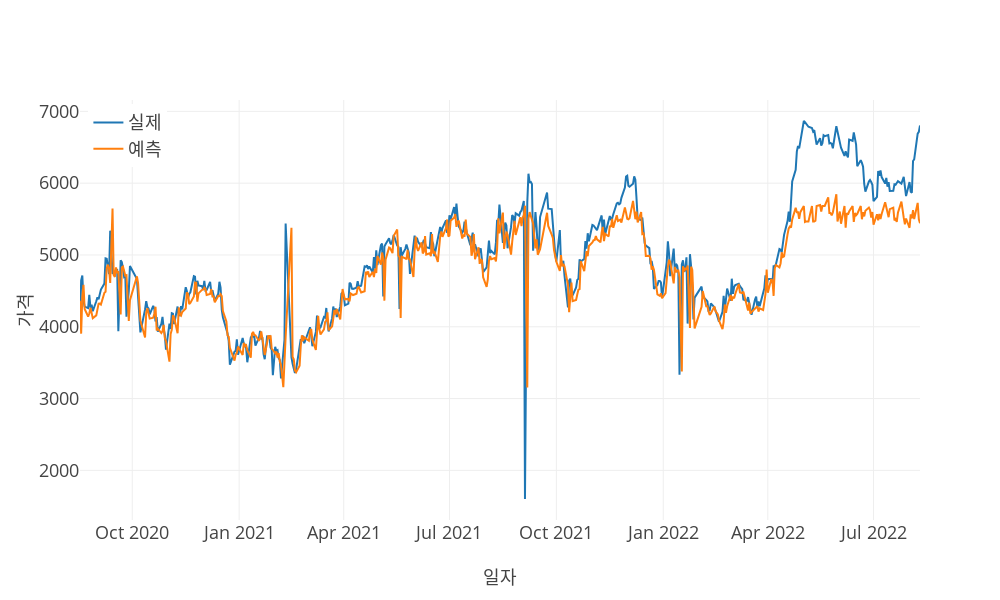

The notebook cell this image was saved under:
### Code cell
print("\nGradient Boosting")
gb, _ = gradient_boosting(X_train, y_train, search=True, **ml_searchCV_params)
gb_predictions = gb.predict(X_test)
model_eval(y_test, gb_predictions, predictions_x_axis, stdout=stdout, vis=vis, **{'scaler': output_scaler})

### Figure 1 — Plotly figure (JSON) as saved in the notebook; plotly's stock layout.template omitted (floating-point values rounded to 4 significant figures; data arrays with more than 128 entries replaced by an {"elided": "..."} marker saying what was removed)
{"data": [{"mode": "lines", "name": "실제", "type": "scatter", "x": {"elided": "510 str values"}, "y": {"elided": "510 float values"}}, {"mode": "lines", "name": "예측", "type": "scatter", "x": {"elided": "510 str values"}, "y": {"elided": "510 float values"}}], "layout": {"height": 600, "legend": {"x": 0.01, "xanchor": "left", "y": 0.99, "yanchor": "top"}, "width": 1000, "xaxis": {"title": {"text": "일자"}}, "yaxis": {"title": {"text": "가격"}}}}
